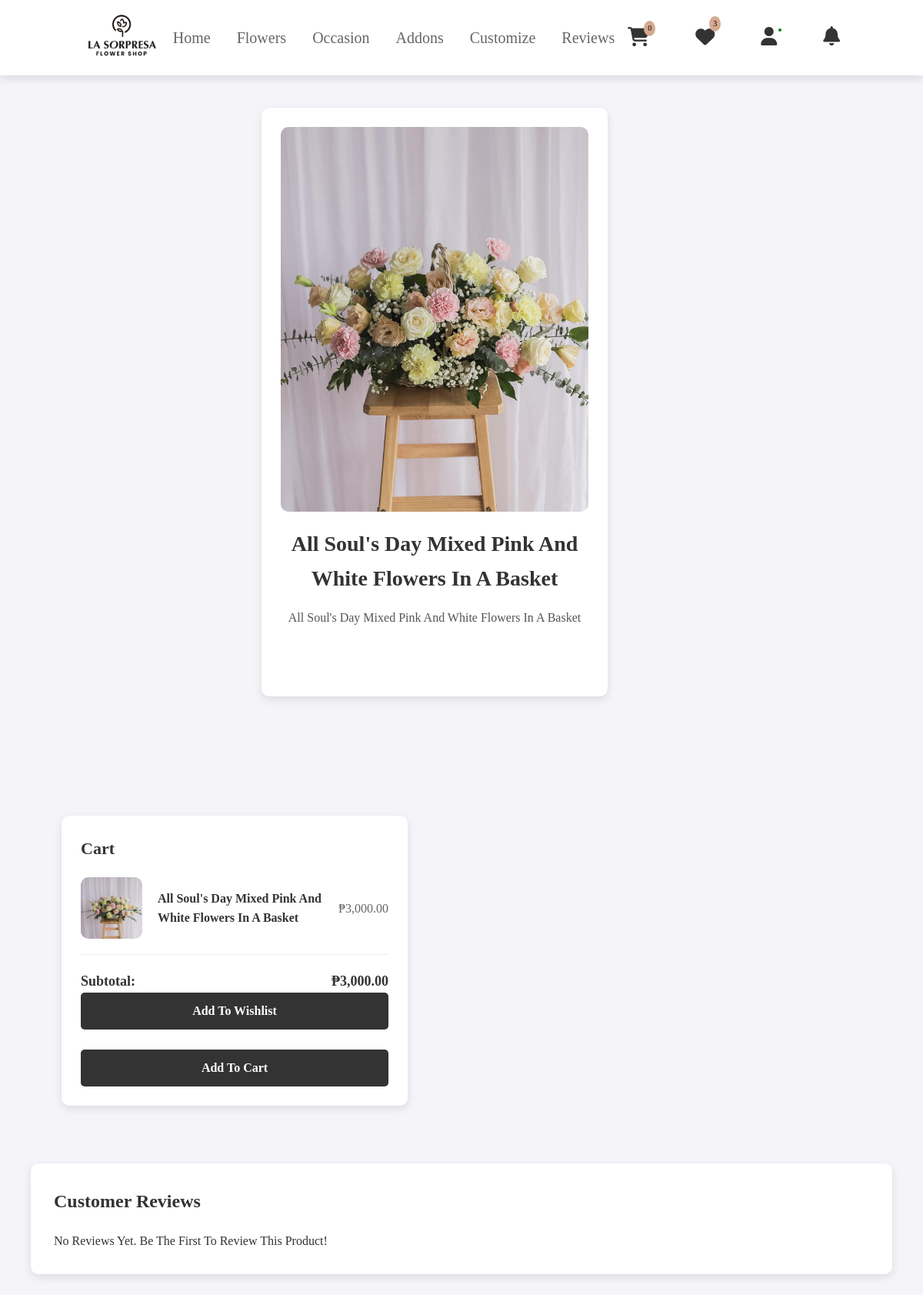
Screenshot of /users/occasion-details.php?p_id=64 (signed in) with the database file from the repository.
### tables this page shows
CREATE TABLE `product` (
  `p_id` int(11) NOT NULL,
  `name` varchar(255) NOT NULL,
  `old_price` varchar(10) NOT NULL,
  `current_price` varchar(10) NOT NULL,
  `quantity` int(10) NOT NULL,
  `featured_photo` varchar(255) NOT NULL,
  `description` text NOT NULL,
  `short_description` text NOT NULL,
  `feature` text NOT NULL,
  `other_photo` text NOT NULL,
  `condition` text NOT NULL,
  `is_featured` int(1) NOT NULL,
  `is_active` int(1) NOT NULL,
  `ecat_id` int(11) NOT NULL
);

### users/occasion-details.php (the view, shortened to what this page needs)
<?php
require 'conn.php';
$p_id = isset($_GET['p_id']) ? (int) $_GET['p_id'] : 0;
if ($p_id) {
    $statement = $pdo->prepare("
    SELECT p_id, name, featured_photo, current_price, description, quantity
    FROM product
    WHERE p_id = :p_id
");
$statement->bindParam(':p_id', $p_id, PDO::PARAM_INT);
$statement->execute();
$product = $statement->fetch(PDO::FETCH_ASSOC);
$product_quantity = $product['quantity'];
} else {
    echo "<p>Invalid product ID.</p>";
    exit;
}
  $reviewStmt = $pdo->prepare("
  SELECT r.review, r.rating, r.created_at, c.cust_name
  FROM reviews r
  LEFT JOIN customer c ON r.customer_id = c.cust_id
  WHERE r.product_id = :p_id
  ORDER BY r.created_at DESC
");
$reviewStmt->bindParam(':p_id', $p_id, PDO::PARAM_INT);
$reviewStmt->execute();
$reviews = $reviewStmt->fetchAll(PDO::FETCH_ASSOC);
?>
<?php include('navuser.php'); ?>
<link rel="stylesheet" href="../css/prod-details.css?">
    <main>
        <div class="pic">
            <img src="../admin/uploads/<?php echo htmlspecialchars($product['featured_photo']); ?>"
                alt="<?php echo htmlspecialchars($product['name']); ?>">
            <h1><?php echo htmlspecialchars($product['name']); ?></h1>
            <p><?php echo htmlspecialchars($product['description']); ?></p>
            <section>
        </div>
        <main>
            <div class="sidebar">
                <h2>Cart</h2>
                <div class="cart-item">
                    <img src="../admin/uploads/<?php echo htmlspecialchars($product['featured_photo']); ?>"
                        alt="Cart Item">
                    <h4><?php echo htmlspecialchars($product['name']); ?></h4>
                    <div class="price">₱<?php echo number_format($product['current_price'], 2); ?></div>
                </div>
                <div class="total">
                    <span>Subtotal:</span>
                    <span>₱<?php echo number_format($product['current_price'], 2); ?></span>
                </div>
                <button id="addToWishlistButton" data-id="<?php echo $product['p_id']; ?>"
                    data-name="<?php echo htmlspecialchars($product['name']); ?>"
                    data-price="<?php echo htmlspecialchars($product['current_price']); ?>"
                    onclick="addToWishlist(<?php echo $product['p_id']; ?>)"><ion-icon name="heart"></ion-icon>
                    Add to Wishlist
                </button><br><br>
                <button id="addToCartButton" data-id="<?php echo $product['p_id']; ?>"
                    data-name="<?php echo htmlspecialchars($product['name']); ?>"
                    data-price="<?php echo htmlspecialchars($product['current_price']); ?>"
                    onclick="addToCart(<?php echo $product['p_id']; ?>)"
                    <?php if ($product_quantity == 0) echo 'disabled'; ?>>
                    Add to Cart
                </button>
            </div>
        </main>
        <section id="reviews">
    <h3>Customer Reviews</h3>
    <?php if (empty($reviews)): ?>
        <p>No reviews yet. Be the first to review this product!</p>
    <?php endif; ?>
</section>
</body>
</html>

### css/footer.css (style rules this page uses)
:root { --pink: #e84393; --main: #d0bcb3; --font: #d18276; --button: #d6a98f; --footer: #e7d0c5 ; }

### css/main.css (style rules this page uses)
:root { --pink: #e84393; --main: #d0bcb3; --font: #d18276; --button: #d6a98f; --bg: rgb(233, 221, 204); }
* { margin: 0; padding: 0; font-family: "NudMotoya Maru W55 W5"; outline: none; border: none; text-decoration: none; text-transform: capitalize; transition: .2s linear; }
html { font-size: 62.5%; scroll-behavior: smooth; scroll-padding-top: 6rem; overflow-x: hidden; }
section { padding: 2rem 9%; }

### css/prod-details.css (style rules this page uses)
:root { --pink: #e84393; --pink: #e84393; --main: #d0bcb3; --font: #d18276; --button: #d6a98f; --bg: rgb(233, 221, 204); }
* { margin: 0; padding: 0; box-sizing: border-box; }
main { display: flex; justify-content: space-between; align-items: flex-start; padding: 40px; gap: 5px; flex-wrap: wrap; margin-top: 10rem; }
.pic { display: flex; flex-direction: column; max-width: 450px; background-color: #ffffff; padding: 25px; border-radius: 10px; box-shadow: 0 4px 12px rgba(0, 0, 0, 0.1); margin-left: 30rem; }
.pic img { width: 100%; height: 500px; object-fit: cover; border-radius: 10px; margin-bottom: 20px; transition: transform 0.3s; }
.pic h1 { font-size: 28px; margin-bottom: 15px; color: #333; text-align: center; }
.pic p { font-size: 16px; color: #555; line-height: 1.6; margin-bottom: 25px; text-align: center; }
#reviews { width: 100%; margin-top: 30px; background-color: #ffffff; padding: 30px; border-radius: 10px; box-shadow: 0 4px 12px rgba(0, 0, 0, 0.1); order: 2; }
#reviews h3 { font-size: 24px; margin-bottom: 20px; color: #333; }
.sidebar { margin-top: 1rem; margin-left: 0; margin-right: 25rem; width: 50rem; max-width: 450px; background-color: #ffffff; padding: 25px; border-radius: 10px; box-shadow: 0 4px 12px rgba(0, 0, 0, 0.1); align-self: flex-start; }
.sidebar h2 { font-size: 22px; color: #333; margin-bottom: 20px; font-weight: 600; }
.cart-item { display: flex; align-items: center; margin-bottom: 20px; padding-bottom: 20px; border-bottom: 1px solid #eee; }
.cart-item img { width: 80px; height: 80px; border-radius: 10px; margin-right: 20px; }
.cart-item h4 { font-size: 16px; color: #333; }
.cart-item .price { font-size: 16px; color: #666; margin-left: auto; }
.sidebar .total { display: flex; justify-content: space-between; font-size: 18px; color: #333; font-weight: bold; margin-top: 20px; }
.sidebar button { width: 100%; padding: 15px; font-size: 16px; background-color: #333; color: #ffffff; border: none; border-radius: 5px; cursor: pointer; font-weight: 600; transition: background-color 0.3s; }

### rows the page displays
product: featured_photo (picture), name "All Soul's Day Mixed Pink And White Flowers In A Basket", description "All Soul's Day Mixed Pink And White Flowers In A Basket", current_price "3,000.00"

### other values shown
$count "0"
$count "3"
